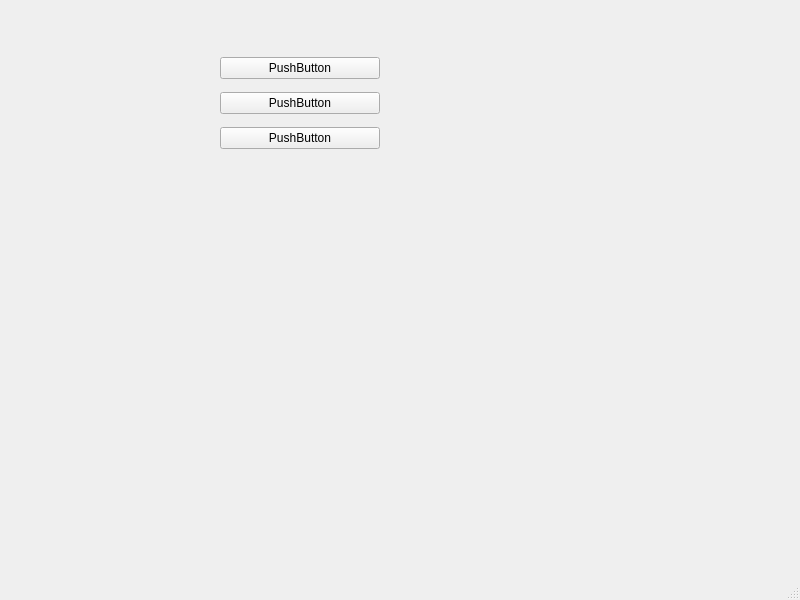
<?xml version="1.0" encoding="UTF-8"?>
<ui version="4.0">
 <class>MainWindow</class>
 <widget class="QMainWindow" name="MainWindow">
  <property name="geometry">
   <rect>
    <x>0</x>
    <y>0</y>
    <width>800</width>
    <height>600</height>
   </rect>
  </property>
  <property name="windowTitle">
   <string>MainWindow</string>
  </property>
  <widget class="QWidget" name="centralwidget">
   <widget class="QWidget" name="verticalLayoutWidget">
    <property name="geometry">
     <rect>
      <x>220</x>
      <y>50</y>
      <width>160</width>
      <height>107</height>
     </rect>
    </property>
    <layout class="QVBoxLayout" name="verticalLayout">
     <item>
      <widget class="QPushButton" name="pushButton">
       <property name="text">
        <string>PushButton</string>
       </property>
      </widget>
     </item>
     <item>
      <widget class="QPushButton" name="pushButton_2">
       <property name="text">
        <string>PushButton</string>
       </property>
      </widget>
     </item>
     <item>
      <widget class="QPushButton" name="pushButton_3">
       <property name="text">
        <string>PushButton</string>
       </property>
      </widget>
     </item>
    </layout>
   </widget>
  </widget>
  <widget class="QMenuBar" name="menubar">
   <property name="geometry">
    <rect>
     <x>0</x>
     <y>0</y>
     <width>800</width>
     <height>23</height>
    </rect>
   </property>
  </widget>
  <widget class="QStatusBar" name="statusbar"/>
 </widget>
 <resources/>
 <connections/>
</ui>
